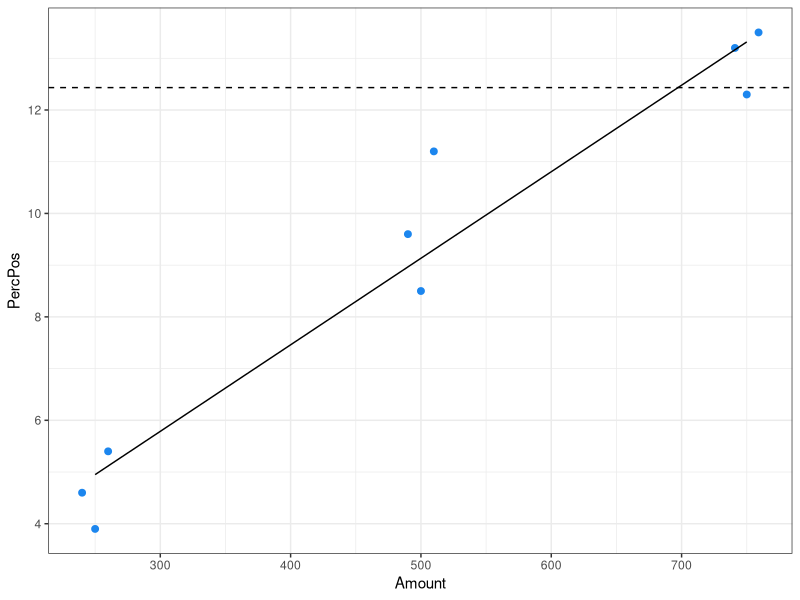
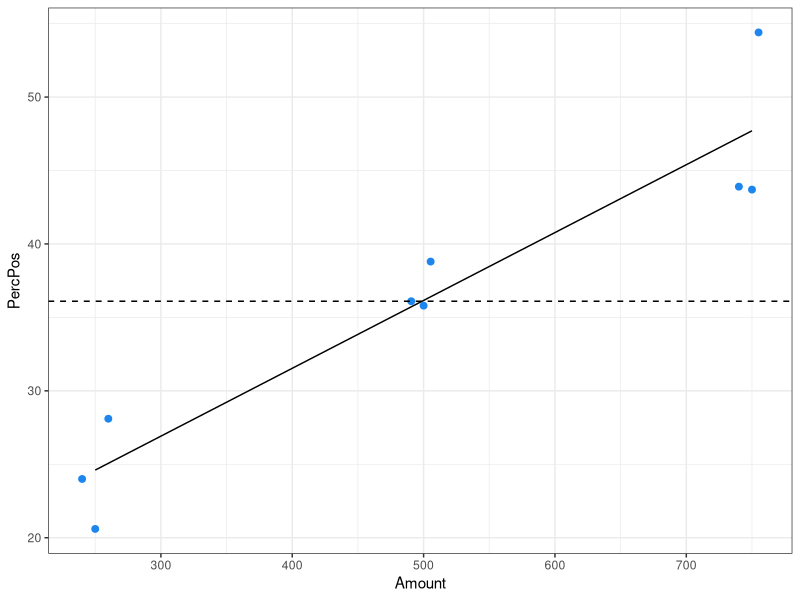
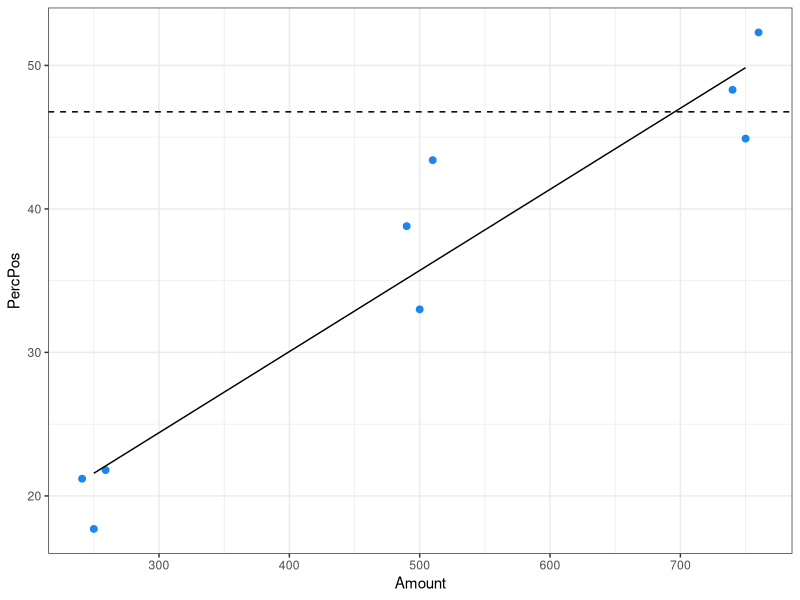
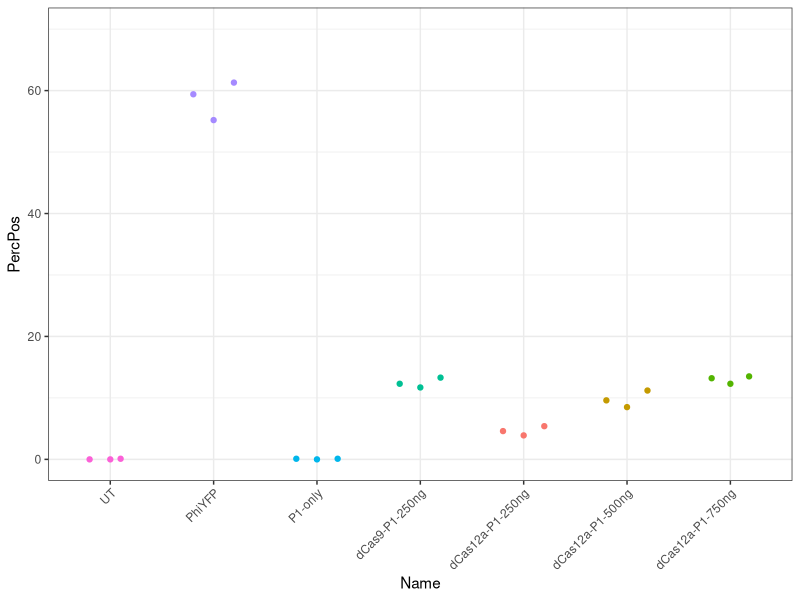
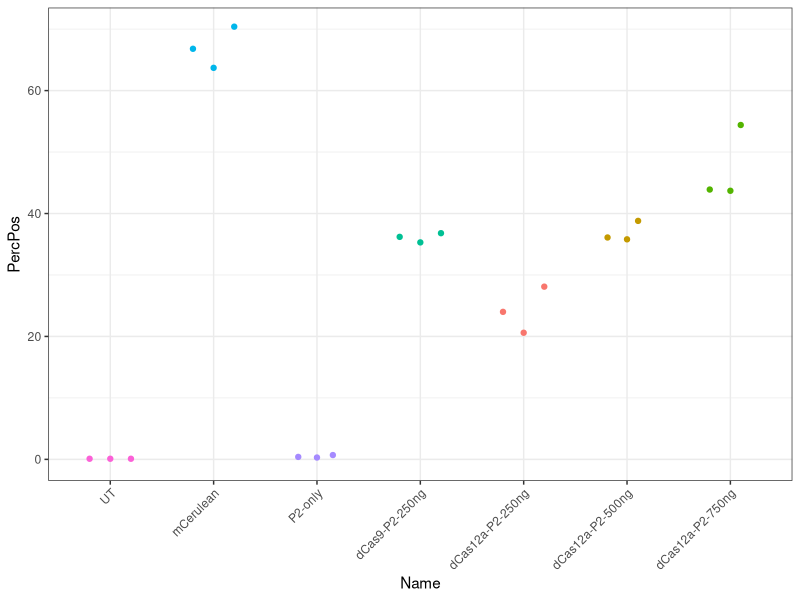
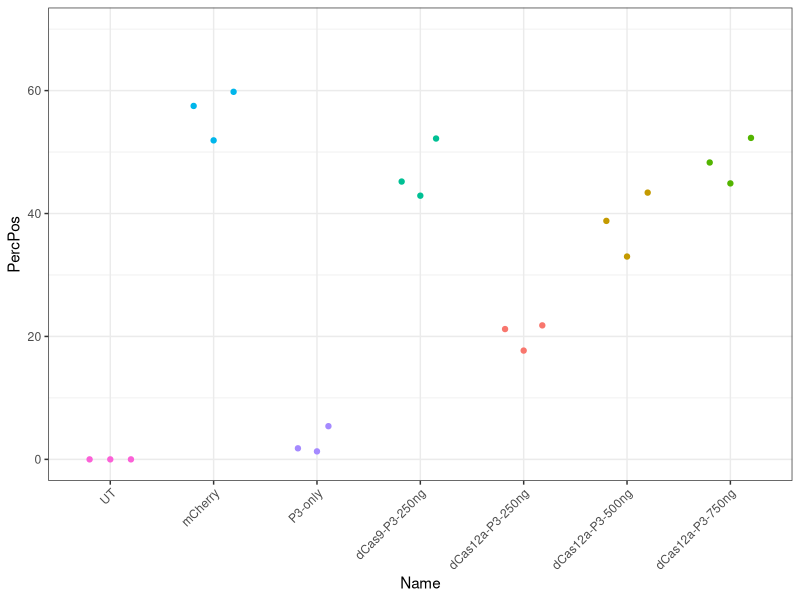
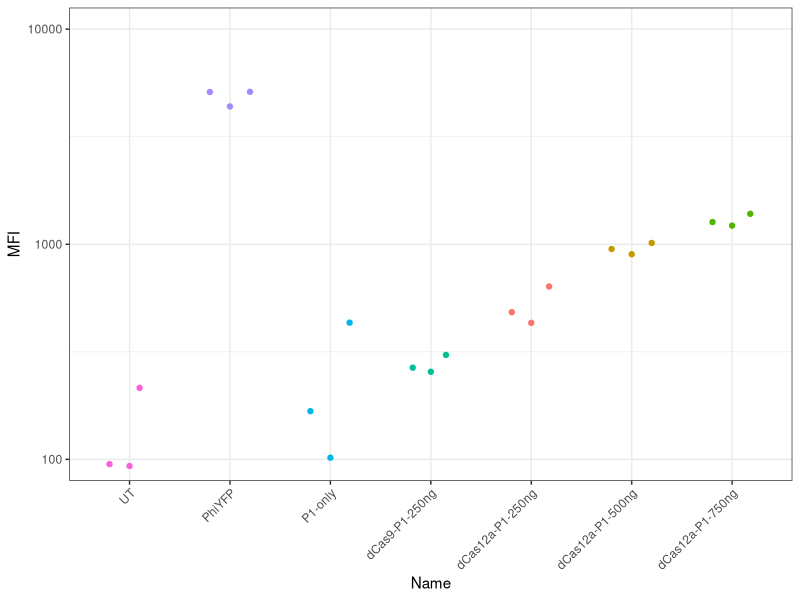
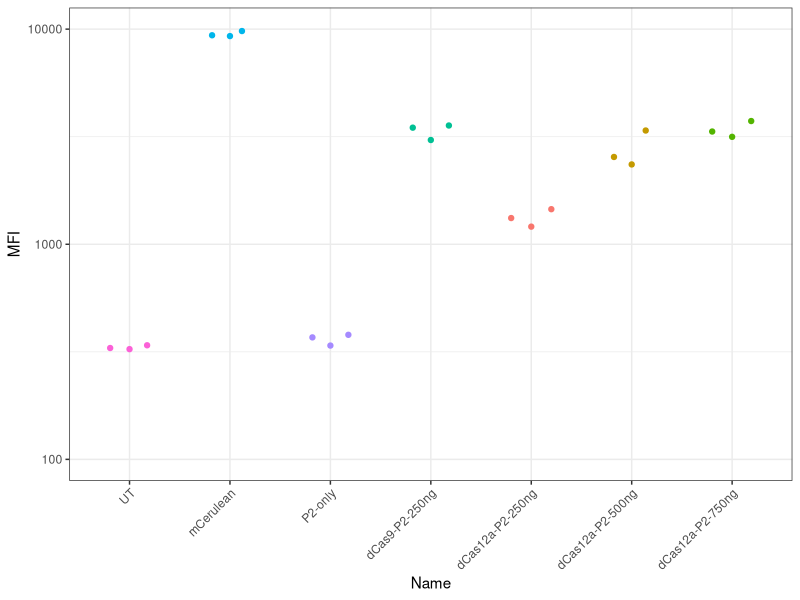

Reproduce these figures in R, in order.
library(tidyverse)
library(ggplot2)
library(ggbeeswarm)
setwd("/location_of_data/")

#Figure 1
table_fig1 = read.table("./results_tables/Fig1_combined_onechannel_table.txt",header=T)

p1_filtered = filter(table_fig1,Target == "P1" & Enzyme != "None")
p1_filtered$Amount = as.numeric(gsub("ng","",p1_filtered$Amount))
p1_dCas9_mean = p1_filtered |>
  filter(Enzyme == "dCas9") |>
  summarize(mean(PercPos))
p1_fitter = filter(p1_filtered,Enzyme != "dCas9")
p1_fit = lm(PercPos ~ Amount,p1_fitter)
p1_xval = approx(x = p1_fit$fitted.values, y = p1_fitter$Amount,xout=as.numeric(p1_dCas9_mean[1,1]))$y
p1_xval
#[1] 697.2112

ggplot(p1_fitter,aes(x=Amount, y=PercPos)) +
  geom_quasirandom(alpha=1, color="dodgerblue2",size=2,width=20) +
  geom_smooth(method=lm,se=FALSE,color="black",size=0.5) +
  geom_hline(yintercept=as.numeric(p1_dCas9_mean[1,1]),linetype = "dashed") +
  theme_bw()

p2_filtered = filter(table_fig1,Target == "P2" & Enzyme != "None")
p2_filtered$Amount = as.numeric(gsub("ng","",p2_filtered$Amount))
p2_dCas9_mean = p2_filtered |>
  filter(Enzyme == "dCas9") |>
  summarize(mean(PercPos))
p2_fitter = filter(p2_filtered,Enzyme != "dCas9")
p2_fit = lm(PercPos ~ Amount,p2_fitter)
p2_xval = approx(x = p2_fit$fitted.values, y = p2_fitter$Amount,xout=as.numeric(p2_dCas9_mean[1,1]))$y
p2_xval
#[1] 498.7975

ggplot(p2_fitter,aes(x=Amount, y=PercPos)) +
  geom_quasirandom(alpha=1, color="dodgerblue2",size=2,width=20) +
  geom_smooth(method=lm,se=FALSE,color="black",size=0.5) +
  geom_hline(yintercept=as.numeric(p2_dCas9_mean[1,1]),linetype = "dashed") +
  theme_bw()

p3_filtered = filter(table_fig1,Target == "P3" & Enzyme != "None")
p3_filtered$Amount = as.numeric(gsub("ng","",p3_filtered$Amount))
p3_dCas9_mean = p3_filtered |>
  filter(Enzyme == "dCas9") |>
  summarize(mean(PercPos))
p3_fitter = filter(p3_filtered,Enzyme != "dCas9")
p3_fit = lm(PercPos ~ Amount,p3_fitter)
p3_xval = approx(x = p3_fit$fitted.values, y = p3_fitter$Amount,xout=as.numeric(p3_dCas9_mean[1,1]))$y
p3_xval
#[1] 695.5582

ggplot(p3_fitter,aes(x=Amount, y=PercPos)) +
  geom_quasirandom(alpha=1, color="dodgerblue2",size=2,width=20) +
  geom_smooth(method=lm,se=FALSE,color="black",size=0.5) +
  geom_hline(yintercept=as.numeric(p3_dCas9_mean[1,1]),linetype = "dashed") +
  theme_bw()

p1_order = c("UT","PhiYFP","P1-only","dCas9-P1-250ng","dCas12a-P1-250ng","dCas12a-P1-500ng","dCas12a-P1-750ng")
p1_pos_plot = table_fig1 |> filter(Channel == "PhiYFP") |>
  ggplot(aes(x=Name,y=PercPos)) +
  geom_quasirandom(aes(colour=Name),show.legend = FALSE) +
  theme_bw() + theme(axis.text.x =element_text(angle=45,hjust=1)) +
  scale_x_discrete(limits=p1_order) +
  coord_cartesian(ylim=c(0, 70))
p1_mfi_plot = table_fig1 |> filter(Channel == "PhiYFP") |>
  ggplot(aes(x = Name,y = MFI)) +
  scale_y_log10() + coord_cartesian(ylim = c(100, 10000)) +
  geom_quasirandom(aes(colour = Name),show.legend = FALSE) +
  theme_bw() + theme(axis.text.x = element_text(angle=45,hjust=1)) +
  scale_x_discrete(limits=p1_order)

p2_order = c("UT","mCerulean","P2-only","dCas9-P2-250ng","dCas12a-P2-250ng","dCas12a-P2-500ng","dCas12a-P2-750ng")
p2_pos_plot = table_fig1 |> filter(Channel == "mCerulean") |>
  ggplot(aes(x=Name,y=PercPos)) +
  geom_quasirandom(aes(colour=Name),show.legend = FALSE) +
  theme_bw() + theme(axis.text.x =element_text(angle=45,hjust=1)) +
  scale_x_discrete(limits=p2_order) +
  coord_cartesian(ylim=c(0, 70))
p2_mfi_plot = table_fig1 |> filter(Channel == "mCerulean") |>
  ggplot(aes(x = Name,y = MFI)) +
  scale_y_log10() + coord_cartesian(ylim = c(100, 10000)) +
  geom_quasirandom(aes(colour = Name),show.legend = FALSE) +
  theme_bw() + theme(axis.text.x = element_text(angle=45,hjust=1)) +
  scale_x_discrete(limits=p2_order)

p3_order = c("UT","mCherry","P3-only","dCas9-P3-250ng","dCas12a-P3-250ng","dCas12a-P3-500ng","dCas12a-P3-750ng")
p3_pos_plot = table_fig1 |> filter(Channel == "mCherry") |>
  ggplot(aes(x=Name,y=PercPos)) +
  geom_quasirandom(aes(colour=Name),show.legend = FALSE) +
  theme_bw() + theme(axis.text.x =element_text(angle=45,hjust=1)) +
  scale_x_discrete(limits=p3_order) +
  coord_cartesian(ylim=c(0, 70))
p3_mfi_plot = table_fig1 |> filter(Channel == "mCherry") |>
  ggplot(aes(x = Name,y = MFI)) +
  scale_y_log10() + coord_cartesian(ylim = c(100, 10000)) +
  geom_quasirandom(aes(colour = Name),show.legend = FALSE) +
  theme_bw() + theme(axis.text.x = element_text(angle=45,hjust=1)) +
  scale_x_discrete(limits=p3_order)

pdf("./Fig1_PerPos_plots.pdf")
p1_pos_plot
p2_pos_plot
p3_pos_plot
dev.off()
pdf("./Fig1_MFI_plots.pdf")
p1_mfi_plot
p2_mfi_plot
p3_mfi_plot
dev.off()

###############################################
#Figure S3
###############################################
table_figS3 = read.table("./results_tables/FigS3_combined_onechannel_table.txt",header=T)

table_figS3 |> filter(Enzyme == "dCas12a" & Guide == "crRNA2" & Promoter == "P1") |>
  summarize(mean(PercPos))
#1     0.4333333
table_figS3 |> filter(Enzyme == "dCas12a" & Guide == "crRNA3" & Promoter == "P1") |>
  summarize(mean(PercPos))
#1     0.6666667
table_figS3 |> filter(Enzyme == "dCas12a" & Guide == "crRNA1" & Promoter == "P2") |>
  summarize(mean(PercPos))
#1           2.1
table_figS3 |> filter(Enzyme == "dCas12a" & Guide == "crRNA3" & Promoter == "P2") |>
  summarize(mean(PercPos))
#1      2.033333
table_figS3 |> filter(Enzyme == "dCas12a" & Guide == "crRNA1" & Promoter == "P3") |>
  summarize(mean(PercPos))
#1      5.733333
table_figS3 |> filter(Enzyme == "dCas12a" & Guide == "crRNA2" & Promoter == "P3") |>
  summarize(mean(PercPos))
#1           5.7

table_figS3 |> filter(Enzyme == "dCas9" & Guide == "gRNA2" & Promoter == "P1") |>
  summarize(mean(PercPos))
#1     0.3333333
table_figS3 |> filter(Enzyme == "dCas9" & Guide == "gRNA3" & Promoter == "P1") |>
  summarize(mean(PercPos))
#1     0.3666667
table_figS3 |> filter(Enzyme == "dCas9" & Guide == "gRNA1" & Promoter == "P2") |>
  summarize(mean(PercPos))
#1      2.366667
table_figS3 |> filter(Enzyme == "dCas9" & Guide == "gRNA3" & Promoter == "P2") |>
  summarize(mean(PercPos))
#1      2.233333
table_figS3 |> filter(Enzyme == "dCas9" & Guide == "gRNA1" & Promoter == "P3") |>
  summarize(mean(PercPos))
#      5.166667
table_figS3 |> filter(Enzyme == "dCas9" & Guide == "gRNA2" & Promoter == "P3") |>
  summarize(mean(PercPos))
#1      6.233333

p1_order = c("UT","PhiYFP","P1-only","dCas9-gRNA1-P1","dCas9-gRNA2-P1","dCas9-gRNA3-P1","dCas12a-crRNA1-P1","dCas12a-crRNA2-P1","dCas12a-crRNA3-P1")
p1_xr_pos_plot = table_figS3 |> filter(Channel == "PhiYFP") |>
  ggplot(aes(x=Name,y=PercPos)) +
  geom_quasirandom(aes(colour=Name),show.legend = FALSE) +
  theme_bw() + theme(axis.text.x =element_text(angle=45,hjust=1)) +
  scale_x_discrete(limits=p1_order) +
  coord_cartesian(ylim=c(0, 70))
p1_xr_mfi_plot = table_figS3 |> filter(Channel == "PhiYFP") |>
  ggplot(aes(x = Name,y = MFI)) +
  scale_y_log10() + coord_cartesian(ylim = c(100, 10000)) +
  geom_quasirandom(aes(colour = Name),show.legend = FALSE) +
  theme_bw() + theme(axis.text.x = element_text(angle=45,hjust=1)) +
  scale_x_discrete(limits=p1_order)

p2_order = c("UT","mCerulean","P2-only","dCas9-gRNA1-P2","dCas9-gRNA2-P2","dCas9-gRNA3-P2","dCas12a-crRNA1-P2","dCas12a-crRNA2-P2","dCas12a-crRNA3-P2")
p2_xr_pos_plot = table_figS3 |> filter(Channel == "mCerulean") |>
  ggplot(aes(x=Name,y=PercPos)) +
  geom_quasirandom(aes(colour=Name),show.legend = FALSE) +
  theme_bw() + theme(axis.text.x =element_text(angle=45,hjust=1)) +
  scale_x_discrete(limits=p2_order) +
  coord_cartesian(ylim=c(0, 70))
p2_xr_mfi_plot = table_figS3 |> filter(Channel == "mCerulean") |>
  ggplot(aes(x = Name,y = MFI)) +
  scale_y_log10() + coord_cartesian(ylim = c(100, 10000)) +
  geom_quasirandom(aes(colour = Name),show.legend = FALSE) +
  theme_bw() + theme(axis.text.x = element_text(angle=45,hjust=1)) +
  scale_x_discrete(limits=p2_order)

p3_order = c("UT","mCherry","P3-only","dCas9-gRNA1-P3","dCas9-gRNA2-P3","dCas9-gRNA3-P3","dCas12a-crRNA1-P3","dCas12a-crRNA2-P3","dCas12a-crRNA3-P3")
p3_xr_pos_plot = table_figS3 |> filter(Channel == "mCherry") |>
  ggplot(aes(x=Name,y=PercPos)) +
  geom_quasirandom(aes(colour=Name),show.legend = FALSE) +
  theme_bw() + theme(axis.text.x =element_text(angle=45,hjust=1)) +
  scale_x_discrete(limits=p3_order) +
  coord_cartesian(ylim=c(0, 70))
p3_xr_mfi_plot = table_figS3 |> filter(Channel == "mCherry") |>
  ggplot(aes(x = Name,y = MFI)) +
  scale_y_log10() + coord_cartesian(ylim = c(100, 10000)) +
  geom_quasirandom(aes(colour = Name),show.legend = FALSE) +
  theme_bw() + theme(axis.text.x = element_text(angle=45,hjust=1)) +
  scale_x_discrete(limits=p3_order)

pdf("./FigS3_PercPos_plots.pdf")
p1_xr_pos_plot
p2_xr_pos_plot
p3_xr_pos_plot
dev.off()
pdf("./FigS3_MFI_plots.pdf")
p1_xr_mfi_plot
p2_xr_mfi_plot
p3_xr_mfi_plot
dev.off()

#####################################
#Figure 2
#####################################
table_fig2 = read.table("./results_tables/Fig2_combined_onechannel_table.txt",header=T)

table_fig2_dCas12a = filter(table_fig2,Enzyme == "dCas12a")
table_fig2_dCas9 = filter(table_fig2,Enzyme == "dCas9")

table_fig2_dCas12a$Length = as.numeric(gsub("nt","",table_fig2_dCas12a$Length))
table_fig2_dCas9$Length = as.numeric(gsub("nt","",table_fig2_dCas9$Length))

table_fig2_pos_cas12_fit = lm(PercPos*100 ~ as.numeric(Length),table_fig2_dCas12a)
summary(table_fig2_pos_cas12_fit)$coefficient[2,4]
#[1] 0.0001133547

table_fig2_pos_cas9_fit = lm(PercPos*100 ~ as.numeric(Length),table_fig2_dCas9)
summary(table_fig2_pos_cas9_fit)$coefficient[2,4]
#[1] 0.3140895

table_fig2_mfi_cas12_fit = lm(log10(MFI) ~ as.numeric(Length),table_fig2_dCas12a)
summary(table_fig2_mfi_cas12_fit)$coefficient[2,4]
#[1] 0.0101847

table_fig2_mfi_cas9_fit = lm(log10(MFI) ~ as.numeric(Length),table_fig2_dCas9)
summary(table_fig2_mfi_cas9_fit)$coefficient[2,4]
#[1] 7.533063e-05

p2_length_order = c("UT","mCerulean","P2-only","dCas9-16nt-P2","dCas9-18nt-P2","dCas9-20nt-P2","dCas12a-16nt-P2","dCas12a-18nt-P2","dCas12a-20nt-P2")
p2_length_pos_plot = table_fig2 |> filter(Channel == "mCerulean") |>
  ggplot(aes(x=Name,y=PercPos)) +
  geom_quasirandom(aes(colour=Name),show.legend = FALSE) +
  theme_bw() + theme(axis.text.x =element_text(angle=45,hjust=1)) +
  scale_x_discrete(limits=p2_length_order) +
  coord_cartesian(ylim=c(0, 70))
p2_length_mfi_plot = table_fig2 |> filter(Channel == "mCerulean") |>
  ggplot(aes(x = Name,y = MFI)) +
  scale_y_log10() + coord_cartesian(ylim = c(100, 10000)) +
  geom_quasirandom(aes(colour = Name),show.legend = FALSE) +
  theme_bw() + theme(axis.text.x = element_text(angle=45,hjust=1)) +
  scale_x_discrete(limits=p2_length_order)

pdf("./Fig2_PercPos_plots.pdf")
p2_length_pos_plot
dev.off()
pdf("./Fig2_MFI_plots.pdf")
p2_length_mfi_plot
dev.off()

#########################################
#Figure 3
#########################################
table_fig3 = read.table("./results_tables/Fig3_combined_onechannel_table.txt",header=T)
table_fig3$TargetN = as.numeric(gsub("xTS","",table_fig3$TargetN))

table_fig3_cas12 = table_fig3 |> filter(Enzyme == "dCas12a")
table_fig3_mfi_cas12_fit = lm(log10(MFI) ~ as.numeric(TargetN),table_fig3_cas12)
summary(table_fig3_mfi_cas12_fit)$coefficient[2,4]
#[1] 4.117159e-05

table_fig3_cas9 = table_fig3 |> filter(Enzyme == "dCas9")
table_fig3_mfi_cas9_fit = lm(log10(MFI) ~ as.numeric(TargetN),table_fig3_cas9)
summary(table_fig3_mfi_cas9_fit)$coefficient[2,4]
#[1] 6.793302e-09

table_fig3_1x_cas9 = filter(table_fig3,Enzyme != "dCas12a" & TargetN == 1)
table_fig3_pos_1x_cas9_fit = lm(PercPos ~ Enzyme,table_fig3_1x_cas9)
summary(table_fig3_pos_1x_cas9_fit)$coefficient[2,4]
#[1] 0.003495145

table_fig3_1x_cas12 = filter(table_fig3,Enzyme != "dCas9" & TargetN == 1)
table_fig3_pos_1x_cas12_fit = lm(PercPos ~ Enzyme,table_fig3_1x_cas12)
summary(table_fig3_pos_1x_cas12_fit)$coefficient[2,4]
#[1] 0.000436783

p3_ts_order = c("UT","mCerulean","P2-1xTS-only","P2-2xTS-only","P2-3xTS-only",
                "P2-4xTS-only","P2-5xTS-only","P2-6xTS-only","P2-7xTS-only",
                "P2-Original-only","dCas9-P2-1xTS","dCas9-P2-2xTS","dCas9-P2-3xTS",
                "dCas9-P2-4xTS","dCas9-P2-5xTS","dCas9-P2-6xTS","dCas9-P2-7xTS",
                "dCas9-P2-Original","dCas12a-P2-1xTS","dCas12a-P2-2xTS",
                "dCas12a-P2-3xTS","dCas12a-P2-4xTS","dCas12a-P2-5xTS",
                "dCas12a-P2-6xTS","dCas12a-P2-7xTS","dCas12a-P2-Original")
p3_ts_pos_plot = table_fig3 |> dplyr::filter(Channel == "mCerulean") |>
  ggplot(aes(x=Name,y=PercPos)) +
  geom_quasirandom(aes(colour=Name),show.legend = FALSE) +
  theme_bw() + theme(axis.text.x =element_text(angle=45,hjust=1)) +
  scale_x_discrete(limits=p3_ts_order) +
  coord_cartesian(ylim=c(0, 70))
p3_ts_mfi_plot = table_fig3 |> dplyr::filter(Channel == "mCerulean") |>
  ggplot(aes(x = Name,y = MFI)) +
  scale_y_log10() + coord_cartesian(ylim = c(100, 10000)) +
  geom_quasirandom(aes(colour = Name),show.legend = FALSE) +
  theme_bw() + theme(axis.text.x = element_text(angle=45,hjust=1)) +
  scale_x_discrete(limits=p3_ts_order)

pdf("./Fig3_PercPos_plots.pdf")
p3_ts_pos_plot
dev.off()
pdf("./Fig3_MFI_plots.pdf")
p3_ts_mfi_plot
dev.off()

##########################################
#Figure 4
##########################################
table_fig4 = read.table("./results_tables/Fig4_combined_onechannel_table.txt",header=T)
table_fig4_dCas12a = dplyr::filter(table_fig4,Enzyme == "dCas12a")

table_fig4_mfi_fit = lm(log10(MFI) ~ Promoter + Activator,table_fig4_dCas12a)
summary(table_fig4_mfi_fit)$coefficient[2,4]
#[1] 1.238138e-07
summary(table_fig4_mfi_fit)$coefficient[3,4]
#[1] 4.71082e-05

table_fig4_pos_fit = lm(PercPos ~ Promoter + Activator,table_fig4_dCas12a)
summary(table_fig4_pos_fit)$coefficient[2,4]
#[1] 2.21417e-05
summary(table_fig4_pos_fit)$coefficient[3,4]
#[1] 0.02687992

#Reduction in MFI for UbCp
10^(summary(table_fig4_mfi_fit)$coefficient[1,1] + summary(table_fig4_mfi_fit)$coefficient[2,1]) - 10^(summary(table_fig4_mfi_fit)$coefficient[1,1])
#[1] -1757.96

#Increase in MFI for VP64
10^(summary(table_fig4_mfi_fit)$coefficient[1,1] + summary(table_fig4_mfi_fit)$coefficient[3,1]) - 10^(summary(table_fig4_mfi_fit)$coefficient[1,1])
#[1] 1806.608

p4_domains_order = c("UT","mCerulean","P2-only","dCas9-EF1a-VP64-P2","dCas12a-EF1a-Act-P2","dCas12a-EF1a-VP64-P2","dCas12a-UbCp-Act-P2","dCas12a-UbCp-VP64-P2")
p4_domains_pos_plot = table_fig4 |> dplyr::filter(Channel == "mCerulean") |>
  ggplot(aes(x=Name,y=PercPos)) +
  geom_quasirandom(aes(colour=Name),show.legend = FALSE) +
  theme_bw() + theme(axis.text.x =element_text(angle=45,hjust=1)) +
  scale_x_discrete(limits=p4_domains_order) +
  coord_cartesian(ylim=c(0, 75))
p4_domains_mfi_plot = table_fig4 |> dplyr::filter(Channel == "mCerulean") |>
  ggplot(aes(x = Name,y = MFI)) +
  scale_y_log10() + coord_cartesian(ylim = c(100, 10000)) +
  geom_quasirandom(aes(colour = Name),show.legend = FALSE) +
  theme_bw() + theme(axis.text.x = element_text(angle=45,hjust=1)) +
  scale_x_discrete(limits=p4_domains_order)

pdf("./Fig4_PercPos_plots.pdf")
p4_domains_pos_plot
dev.off()
pdf("./Fig4_MFI_plots.pdf")
p4_domains_mfi_plot
dev.off()

#################################
#Figure S5
#################################
table_figS5 = read.table("./results_tables/FigS5_combined_onechannel_table.txt",header=T)
table_figS5_dCas12a_p1 = dplyr::filter(table_figS5,Enzyme == "dCas12a" & Target == "P1")
table_figS5_dCas12a_p3 = dplyr::filter(table_figS5,Enzyme == "dCas12a" & Target == "P3")

table_figS5_p1_mfi_fit = lm(log10(MFI) ~ Activator,table_figS5_dCas12a_p1)
summary(table_figS5_p1_mfi_fit)$coefficient[2,4]
#[1] 0.0004176716

table_figS5_p1_pos_fit = lm(PercPos ~ Activator,table_figS5_dCas12a_p1)
summary(table_figS5_p1_pos_fit)$coefficient[2,4]
#[1] 0.3404665

table_figS5_p3_mfi_fit = lm(log10(MFI) ~ Activator,table_figS5_dCas12a_p3)
summary(table_figS5_p3_mfi_fit)$coefficient[2,4]
#[1] 0.925289

table_figS5_p3_pos_fit = lm(PercPos ~ Activator,table_figS5_dCas12a_p3)
summary(table_figS5_p3_pos_fit)$coefficient[2,4]
#[1] 0.3374567

#Reduction in MFI for VP64 for P1
10^(summary(table_figS5_p1_mfi_fit)$coefficient[1,1] + summary(table_figS5_p1_mfi_fit)$coefficient[2,1]) - 10^(summary(table_figS5_p1_mfi_fit)$coefficient[1,1])
#[1] -552.9182

p5_domains_p1_order = c("UT","PhiYFP","P1-only","dCas9-VP64-P1","dCas12a-Act-P1","dCas12a-VP64-P1")
p5_domains_p1_pos_plot = table_figS5 |> dplyr::filter(Channel == "PhiYFP") |>
  ggplot(aes(x=Name,y=PercPos)) +
  geom_quasirandom(aes(colour=Name),show.legend = FALSE) +
  theme_bw() + theme(axis.text.x =element_text(angle=45,hjust=1)) +
  scale_x_discrete(limits=p5_domains_p1_order) +
  coord_cartesian(ylim=c(0, 70))
p5_domains_p1_mfi_plot = table_figS5 |> dplyr::filter(Channel == "PhiYFP") |>
  ggplot(aes(x = Name,y = MFI)) +
  scale_y_log10() + coord_cartesian(ylim = c(100, 10000)) +
  geom_quasirandom(aes(colour = Name),show.legend = FALSE) +
  theme_bw() + theme(axis.text.x = element_text(angle=45,hjust=1)) +
  scale_x_discrete(limits=p5_domains_p1_order)

p5_domains_p3_order = c("UT","mCherry","P3-only","dCas9-VP64-P3","dCas12a-Act-P3","dCas12a-VP64-P3")
p5_domains_p3_pos_plot = table_figS5 |> dplyr::filter(Channel == "mCherry") |>
  ggplot(aes(x=Name,y=PercPos)) +
  geom_quasirandom(aes(colour=Name),show.legend = FALSE) +
  theme_bw() + theme(axis.text.x =element_text(angle=45,hjust=1)) +
  scale_x_discrete(limits=p5_domains_p3_order) +
  coord_cartesian(ylim=c(0, 70))
p5_domains_p3_mfi_plot = table_figS5 |> dplyr::filter(Channel == "mCherry") |>
  ggplot(aes(x = Name,y = MFI)) +
  scale_y_log10() + coord_cartesian(ylim = c(100, 10000)) +
  geom_quasirandom(aes(colour = Name),show.legend = FALSE) +
  theme_bw() + theme(axis.text.x = element_text(angle=45,hjust=1)) +
  scale_x_discrete(limits=p5_domains_p3_order)


pdf("./FigS5_PercPos_plots.pdf")
p5_domains_p1_pos_plot
p5_domains_p3_pos_plot
dev.off()
pdf("./FigS5_MFI_plots.pdf")
p5_domains_p1_mfi_plot
p5_domains_p3_mfi_plot
dev.off()

##########################################
#Figure S6
##########################################
table_figS6 = read.table("./results_tables/FigS6_combined_onechannel_table.txt",header=T)
table_figS6_1s = filter(table_figS6,TargetN == "1xTS" & Enzyme == "dCas12a")
summary(lm(log10(MFI) ~ Activator, data = table_figS6_1s))$coefficient[2,4]
#[1] 0.01664105
summary(lm(PercPos ~ Activator, data = table_figS6_1s))$coefficient[2,4]
#[1] 0.5087808

table_figS6_7s = filter(table_figS6,TargetN == "7xTS" & Enzyme == "dCas12a")
summary(lm(log10(MFI) ~ Activator, data = table_figS6_7s))$coefficient[2,4]
#[1] 0.01323353
summary(lm(PercPos ~ Activator, data = table_figS6_7s))$coefficient[2,4]
#[1] 0.7700199

ps6_steric_order = c("UT","mCerulean","P2-1xTS-only","P2-7xTS-only",
                     "dCas12a-Act-1xTS-P2","dCas12a-Act-7xTS-P2",
                     "dCas12a-VP64-1xTS-P2","dCas12a-VP64-7xTS-P2")
ps6_steric_pos_plot = table_figS6 |> dplyr::filter(Channel == "mCerulean") |>
  ggplot(aes(x=Name,y=PercPos)) +
  geom_quasirandom(aes(colour=Name),show.legend = FALSE) +
  theme_bw() + theme(axis.text.x =element_text(angle=45,hjust=1)) +
  scale_x_discrete(limits=ps6_steric_order) +
  coord_cartesian(ylim=c(0, 75))
ps6_steric_mfi_plot = table_figS6 |> dplyr::filter(Channel == "mCerulean") |>
  ggplot(aes(x = Name,y = MFI)) +
  scale_y_log10() + coord_cartesian(ylim = c(100, 11000)) +
  geom_quasirandom(aes(colour = Name),show.legend = FALSE) +
  theme_bw() + theme(axis.text.x = element_text(angle=45,hjust=1)) +
  scale_x_discrete(limits=ps6_steric_order)

pdf("./FigS6_PercPos_plots.pdf")
ps6_steric_pos_plot
dev.off()
pdf("./FigS6_MFI_plots.pdf")
ps6_steric_mfi_plot
dev.off()

####################################
#Figure 5 NLS
####################################
table_fig5NLS = read.table("./results_tables/Fig5NLS_combined_onechannel_table.txt",header=T)
table_fig5NLS_dCas12a = filter(table_fig5NLS,Enzyme == "dCas12a" & Amount == "500ng")
table_fig5NLS_mfi_fit = lm(log10(MFI) ~ Activator + xNLS,table_fig5NLS_dCas12a)
#Activator p-value
summary(table_fig5NLS_mfi_fit)$coefficient[2,4]
#[1] 0.004287748

#xNLS p-value
summary(table_fig5NLS_mfi_fit)$coefficient[3,4]
#[1] 2.244476e-10

table_fig5NLS_pos_fit = lm(PercPos ~ Activator + xNLS,table_fig5NLS_dCas12a)
#Activator p-value
summary(table_fig5NLS_pos_fit)$coefficient[2,4]
#[1] 0.8329247

#xNLS p-value
summary(table_fig5NLS_pos_fit)$coefficient[3,4]
#[1] 2.437625e-07

#Increase in MFI with 3xNLS
10^(summary(table_fig5NLS_mfi_fit)$coefficient[1,1]+summary(table_fig5NLS_mfi_fit)$coefficient[3,1]) - 10^summary(table_fig5NLS_mfi_fit)$coefficient[1,1]
#[1] 6304.532

#Decrease in MFI with VP64
10^(summary(table_fig5NLS_mfi_fit)$coefficient[1,1] + summary(table_fig5NLS_mfi_fit)$coefficient[2,1]) - 10^summary(table_fig5NLS_mfi_fit)$coefficient[1,1]
#[1] -215.9345

p5_nls_order = c("UT","mCerulean","P2-only","dCas9-3xNLS-VP64-250ng-P2",
                 "dCas12a-1xNLS-Activ-500ng-P2","dCas12a-1xNLS-VP64-500ng-P2",
                 "dCas12a-3xNLS-Activ-500ng-P2","dCas12a-3xNLS-VP64-500ng-P2")
p5_nls_pos_plot = table_fig5NLS |> dplyr::filter(Channel == "PacificOrange") |>
  ggplot(aes(x=Name,y=PercPos)) +
  geom_quasirandom(aes(colour=Name),show.legend = FALSE) +
  theme_bw() + theme(axis.text.x =element_text(angle=45,hjust=1)) +
  scale_x_discrete(limits=p5_nls_order) +
  coord_cartesian(ylim=c(0, 70))
p5_nls_mfi_plot = table_fig5NLS |> dplyr::filter(Channel == "PacificOrange") |>
  ggplot(aes(x = Name,y = MFI)) +
  scale_y_log10() + coord_cartesian(ylim = c(100, 10000)) +
  geom_quasirandom(aes(colour = Name),show.legend = FALSE) +
  theme_bw() + theme(axis.text.x = element_text(angle=45,hjust=1)) +
  scale_x_discrete(limits=p5_nls_order)

pdf("./Fig5_NLS_PercPos_plots.pdf")
p5_nls_pos_plot
dev.off()
pdf("./Fig5_NLS_MFI_plots.pdf")
p5_nls_mfi_plot
dev.off()

##############################################
#Figure S8
##############################################
#(uses same data data table as Fig5NLS)
table_figS8_3x_dCas12a = filter(table_fig5NLS,Enzyme == "dCas12a" & xNLS == "3xNLS")
table_figS8_3x_dCas12a$Amount = gsub("ng","",table_figS8_3x_dCas12a$Amount)

table_figS8_titer_mfi_fit = lm(log10(MFI) ~ Activator + as.numeric(Amount),table_figS8_3x_dCas12a)
summary(table_figS8_titer_mfi_fit)$coefficient[2,4]
#[1] 5.221905e-05

table_figS8_titer_pos_fit = lm(PercPos ~ Activator + as.numeric(Amount),table_figS8_3x_dCas12a)
summary(table_figS8_titer_pos_fit)$coefficient[3,4]
#[1] 1.135245e-05

p5_nls_titer_order = c("dCas9-3xNLS-VP64-250ng-P2","dCas12a-1xNLS-Activ-250ng-P2",
                 "dCas12a-1xNLS-Activ-500ng-P2","dCas12a-1xNLS-Activ-750ng-P2",
                 "dCas12a-3xNLS-Activ-250ng-P2","dCas12a-3xNLS-Activ-500ng-P2",
                 "dCas12a-3xNLS-Activ-750ng-P2","dCas12a-3xNLS-VP64-250ng-P2",
                 "dCas12a-3xNLS-VP64-500ng-P2","dCas12a-3xNLS-VP64-750ng-P2")
p5_nls_titer_pos_plot = table_fig5NLS |> dplyr::filter(Channel == "PacificOrange") |>
  ggplot(aes(x=Name,y=PercPos)) +
  geom_quasirandom(aes(colour=Name),show.legend = FALSE) +
  theme_bw() + theme(axis.text.x =element_text(angle=45,hjust=1)) +
  scale_x_discrete(limits=p5_nls_titer_order) +
  coord_cartesian(ylim=c(0, 70))
p5_nls_titer_mfi_plot = table_fig5NLS |> dplyr::filter(Channel == "PacificOrange") |>
  ggplot(aes(x = Name,y = MFI)) +
  scale_y_log10() + coord_cartesian(ylim = c(100, 10000)) +
  geom_quasirandom(aes(colour = Name),show.legend = FALSE) +
  theme_bw() + theme(axis.text.x = element_text(angle=45,hjust=1)) +
  scale_x_discrete(limits=p5_nls_titer_order)

pdf("./FigS8_titer_PercPos_plots.pdf")
p5_nls_titer_pos_plot
dev.off()
pdf("./FigS8_titer_MFI_plots.pdf")
p5_nls_titer_mfi_plot
dev.off()

####################################
#Figure 5 Cascade
####################################
table_fig5Cascade = read.table("./results_tables/Fig5Cascade_combined_onechannel_table.txt",header=T)
table_fig5Cascade_functional = filter(table_fig5Cascade,Guide != "None" & Target1 != "None" & Target2 != "None")

table_fig5Cascade_cas = filter(table_fig5Cascade_functional,Enzyme == "dCas9" | Activator == "Activ" & Enzyme == "dCas12a")
table_fig5Cascade_activator = filter(table_fig5Cascade_functional,Enzyme == "dCas12a")

table_fig5Cascade_mfi_cas_fit = lm(log10(MFI) ~ Enzyme,table_fig5Cascade_cas)
summary(table_fig5Cascade_mfi_cas_fit)$coefficient[2,4]
#[1] 0.0004780915

table_fig5Cascade_pos_cas_fit = lm(PercPos ~ Enzyme,table_fig5Cascade_cas)
summary(table_fig5Cascade_pos_cas_fit)$coefficient[2,4]
#[1] 0.01013185

table_fig5Cascade_mfi_activator_fit = lm(log10(MFI) ~ Activator,table_fig5Cascade_activator)
summary(table_fig5Cascade_mfi_activator_fit)$coefficient[2,4]
#[1] 0.0006085531

table_fig5Cascade_pos_activator_fit = lm(PercPos ~ Activator,table_fig5Cascade_activator)
summary(table_fig5Cascade_pos_activator_fit)$coefficient[2,4]
#[1] 0.02113967

p5_cascade_order = c("UT","mCerulean","P2-only","P1-28nt-P2-only",
                     "dCas9-VP64-gRNA1-None-P2","dCas9-VP64-gRNA1-P1-P2",
                     "P1-DR-P2-only","dCas12a-VP64-crRNA1-None-P2",
                     "dCas12a-VP64-crRNA1-P1-P2","dCas12a-Activ-crRNA1-None-P2",
                     "dCas12a-Activ-crRNA1-P1-P2")
p5_cascade_pos_plot = table_fig5Cascade |> dplyr::filter(Channel == "PacificOrange") |>
  ggplot(aes(x=Name,y=PercPos)) +
  geom_quasirandom(aes(colour=Name),show.legend = FALSE) +
  theme_bw() + theme(axis.text.x =element_text(angle=45,hjust=1)) +
  scale_x_discrete(limits=p5_cascade_order) +
  coord_cartesian(ylim=c(0, 70))
p5_cascade_mfi_plot = table_fig5Cascade |> dplyr::filter(Channel == "PacificOrange") |>
  ggplot(aes(x = Name,y = MFI)) +
  scale_y_log10() + coord_cartesian(ylim = c(100, 10000)) +
  geom_quasirandom(aes(colour = Name),show.legend = FALSE) +
  theme_bw() + theme(axis.text.x = element_text(angle=45,hjust=1)) +
  scale_x_discrete(limits=p5_cascade_order)

pdf("./Fig5Cascade_PercPos_plots.pdf")
p5_cascade_pos_plot
dev.off()
pdf("./Fig5Cascade_MFI_plots.pdf")
p5_cascade_mfi_plot
dev.off()